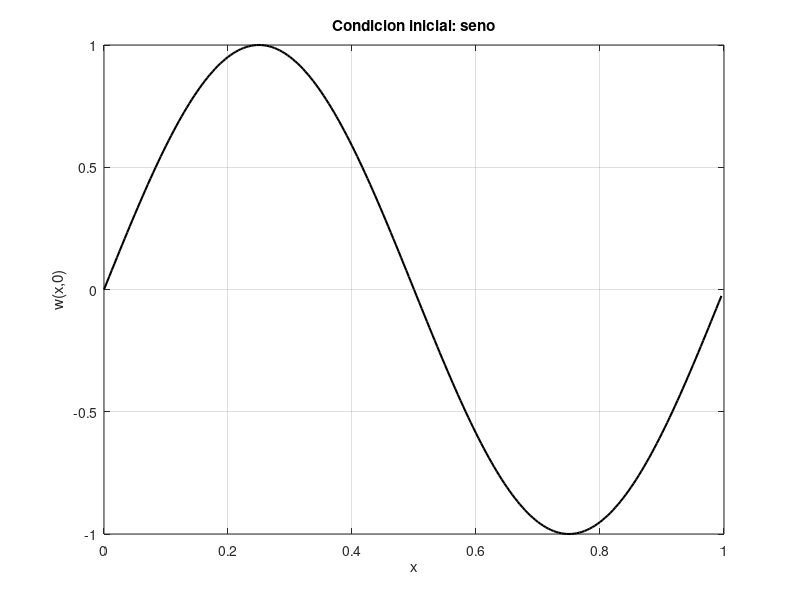

Recreate this plot in MATLAB. (Note: this script raises an error after producing the figure.)
%% Comparacion Lax-Friedrichs y Upwind
clear;
clc;
close all;

%% 1. Parametros

a = 0;
b = 1;

lambda = 1;

m = 240;
dx = (b-a)/m;

% Usamos m puntos sin repetir el extremo b
x = a:dx:b-dx;

CFL = 0.9;

dt = CFL*dx/abs(lambda);

tmax = 1;

% Ajustamos el numero de pasos para alcanzar tmax
nt = round(tmax/dt);

% Reajustamos dt para terminar exactamente en tmax
dt = tmax/nt;

% CFL real despues del reajuste
CFLreal = lambda*dt/dx;

fprintf('dx = %.6f\n', dx);
fprintf('dt = %.6f\n', dt);
fprintf('Numero de pasos = %d\n', nt);
fprintf('CFL real = %.6f\n', CFLreal);

if abs(CFLreal) > 1
    warning('El esquema puede ser inestable porque |CFL| > 1');
end

%% 2. Condicion inicial sinusoidal

w0 = sin(2*pi*x);

%% 3. Inicializacion

w_lax = w0;
w_upwind = w0;

%% 4. Grafica inicial

figure;

plot(x, w0, 'k', 'LineWidth', 1.5);

xlabel('x');
ylabel('w(x,0)');
title('Condicion inicial: seno');
grid on;

pause(1);

%% 5. Evolucion temporal

for n = 1:nt

    % Lax-Friedrichs
    w_lax_nueva = lxf_periodico(w_lax, CFLreal);

    % Upwind
    w_upwind_nueva = upwind_periodico( ...
        w_upwind, lambda, dt, dx);

    % Tiempo actual
    t = n*dt;

    % Solucion exacta
    w_exacta = sin(2*pi*(x-lambda*t));

    % Representacion
    plot(x, w_exacta, 'k', 'LineWidth', 2);
    hold on;

    plot(x, w_lax_nueva, 'b--', 'LineWidth', 1.5);
    plot(x, w_upwind_nueva, 'r-.', 'LineWidth', 1.5);

    hold off;

    xlabel('x');
    ylabel('w(x,t)');
    title(['Comparacion en t = ', num2str(t, '%.3f')]);

    legend('Solucion exacta', ...
           'Lax-Friedrichs', ...
           'Upwind');

    grid on;
    ylim([-1.2 1.2]);

    drawnow;
    pause(0.05);

    % Actualizacion
    w_lax = w_lax_nueva;
    w_upwind = w_upwind_nueva;

end

%% 6. Errores finales

error_lax_L1 = dx*sum(abs(w_lax-w_exacta));
error_upwind_L1 = dx*sum(abs(w_upwind-w_exacta));

error_lax_Linf = max(abs(w_lax-w_exacta));
error_upwind_Linf = max(abs(w_upwind-w_exacta));

fprintf('\nErrores en t = %.2f\n', tmax);
fprintf('--------------------------\n');

fprintf('Lax-Friedrichs, error L1   = %.8e\n', ...
    error_lax_L1);

fprintf('Upwind, error L1           = %.8e\n', ...
    error_upwind_L1);

fprintf('Lax-Friedrichs, error Linf = %.8e\n', ...
    error_lax_Linf);

fprintf('Upwind, error Linf         = %.8e\n', ...
    error_upwind_Linf);
